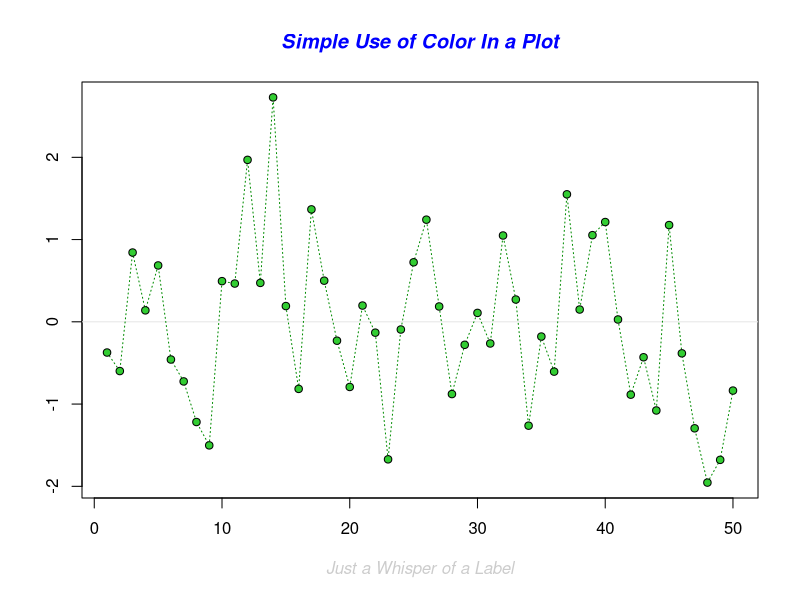
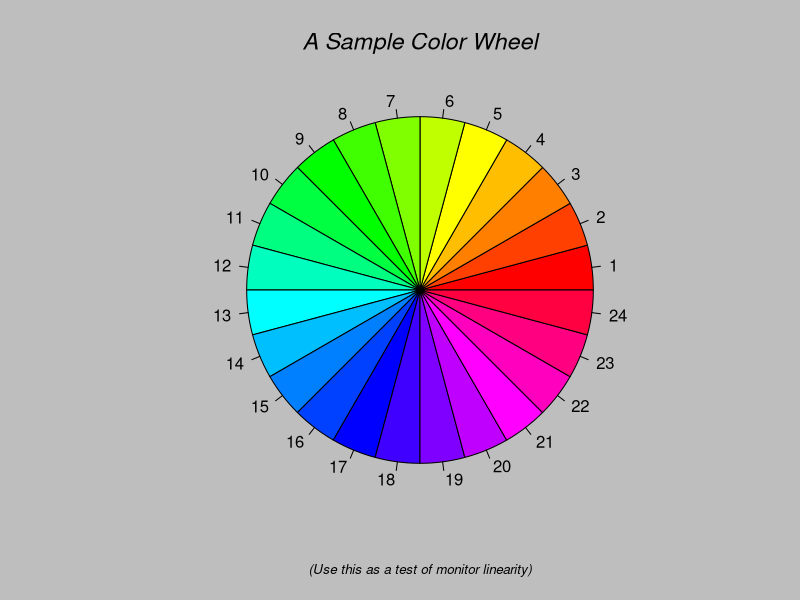
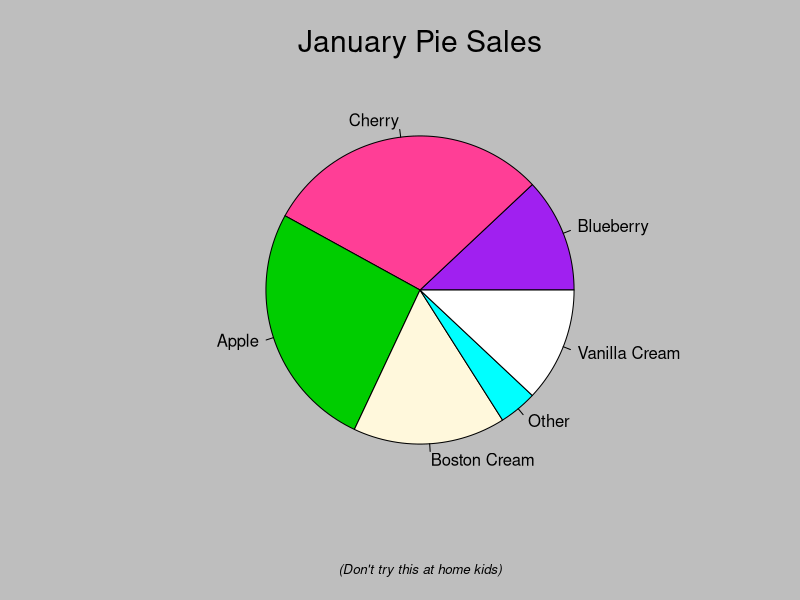
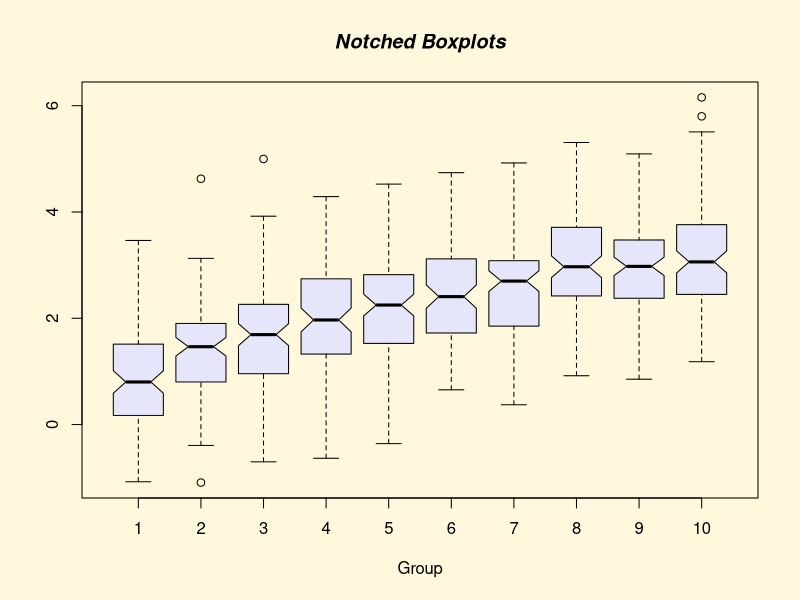
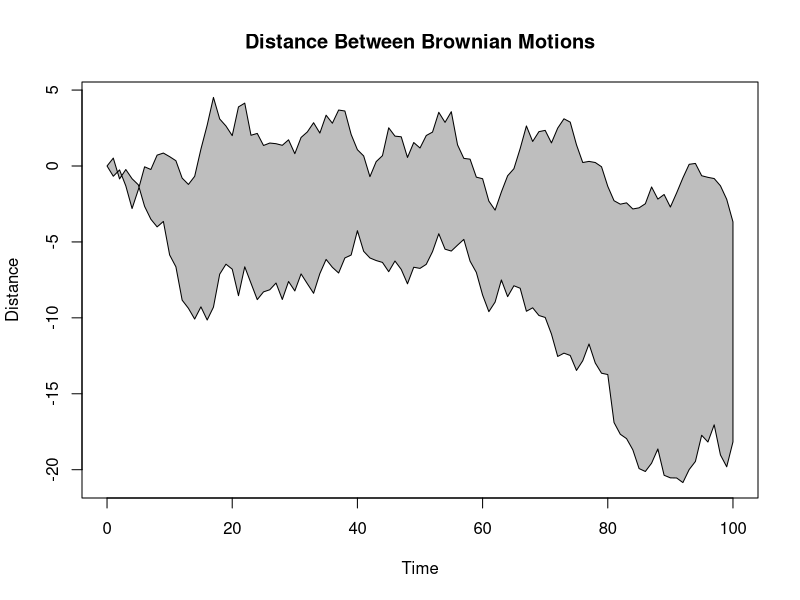
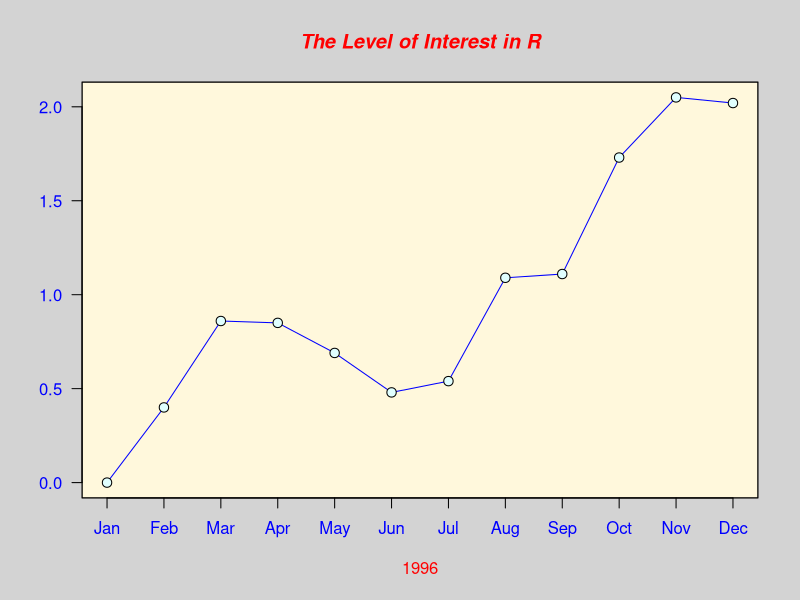
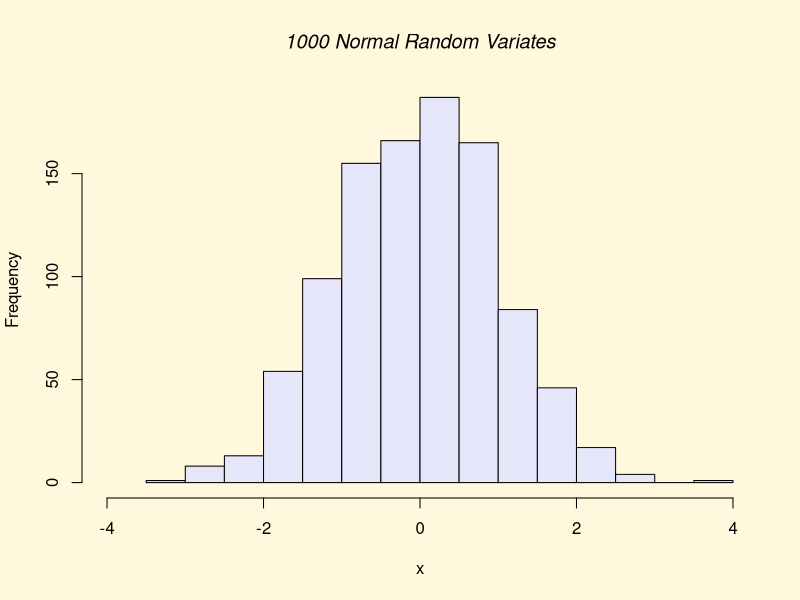
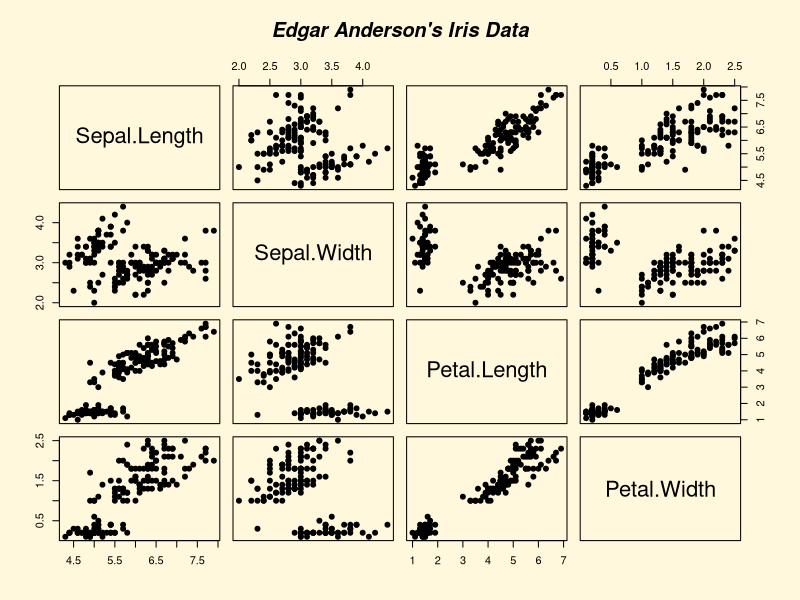

Generate these figures, in order, with R:
#Graphs

demo(graphics)

#plot(Weight, log(Counts))

#set up two vector, one for x-coords and one for y-coords specifiying the location of 25 points
#in a grid
X1 <- rep(1:5, 5)
Y1 <- rep(5:1, each = 5)
X1
Y1
sym <- 1:25

sym

plot(X1, Y1, pch = sym, cex = 1.2, xlab="cols", ylab = "rows", xlim = c(0.3, 5.7), ylim = c(0.3, 5.7))
#add to remove axis ticks > xaxt = "n", yaxt= "n", 
text(x = X1 - 0.3, y = Y1, labels = sym, col = "red")
X1 - 0.3

#alternative to x co-ords of being placed with math
#default is to center the text around the x and y you can use pos to 
#use 1,2,3 or 4 to write below, left, above or right
text(x = X1, y = Y1, labels = sym, pos = 2) #to the left
text(x = X1, y = Y1, labels = sym, pos = 4) #to the right

help.search("xaxt")

#use ?par to see all graphical elements

#Colors

#using the col parameter and bg and col.axis and col.bal set the colors
#for other parts of the plot (background color and axes and axis lables)
colors()

#build up plot gradually

#no data points use type = "n"
plot(X1, Y1, pch = sym, cex = 1.2, xlab="cols", ylab = "rows", xlim = c(0.3, 5.7), ylim = c(0.3, 5.7), type = "n")
#use points() lines(), abline(), text()

#all red
points(X1, Y1 , pch = sym, col = "red")
#all calculated from the color table colors
points(X1, Y1 , pch = sym, col = X1 + Y1)

#draw different symbols for calculated value
X1Mod <- X1 %% 2
Y1Mod <- Y1 %% 2
plot(X1, Y1, pch = sym, cex = 1.2, xlab="cols", ylab = "rows", xlim = c(0.3, 5.7), ylim = c(0.3, 5.7), type = "n")
points(X1[X1 %% 2 == 1], Y1[Y1 %% 2 == 1] , pch = 16, col = X1 + Y1)
points(X1[X1 %% 2 == 0], Y1[Y1 %% 2 == 0] , pch = 17, col = X1 + Y1 + 1)



























